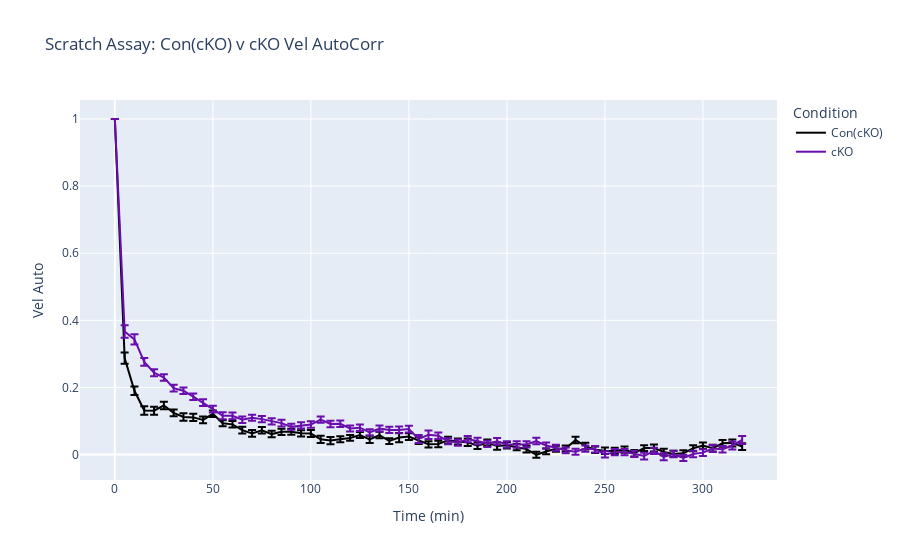

Write notebook code for a chart like this one.
### Code cell
Single_cKO_VA_fig = go.Figure()

Single_cKO_VA_fig.add_trace(go.Scatter(x= time, y= Single_Con_cKO_VA.mean(axis=0), name='Con(cKO)', line_color='#000000', error_y=dict(type='data', array = Single_Con_cKO_VA.sem(axis=0), visible=True)))
Single_cKO_VA_fig.add_trace(go.Scatter(x= time, y= Single_cKO_VA.mean(axis=0), name='cKO', line_color='#6a0dad', error_y =dict(type='data', array = Single_cKO_VA.sem(axis=0) , visible=True)))
Single_cKO_VA_fig.update_layout(title="Scratch Assay: Con(cKO) v cKO Vel AutoCorr", xaxis_title="Time (min)", yaxis_title="Vel Auto", legend_title="Condition")
Single_cKO_VA_fig.show()
